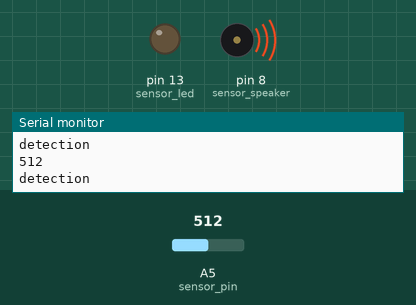
Recording of a sketch running on a simulated Arduino Uno, built with avr-gcc and run on an emulated ATmega328P. Parts: output pins drawn as LEDs (lit = HIGH), buzzer (waves = sounding, pin HIGH), the last lines printed to the serial monitor. Inputs (shaded band) come from the test bench; at power-on: A5 (sensor_pin) = 512.

Above: at 1.2 s.
1.3 s: A5 (sensor_pin) set to 56
2.8 s: A5 (sensor_pin) set to 45
At 3.9 s:
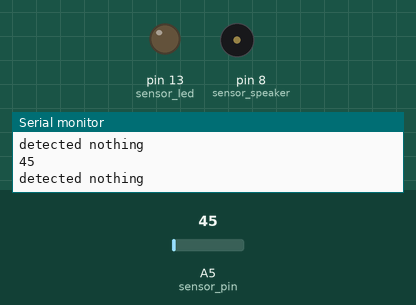
4.3 s: A5 (sensor_pin) set to 185
5.8 s: A5 (sensor_pin) set to 206
At 6.5 s:
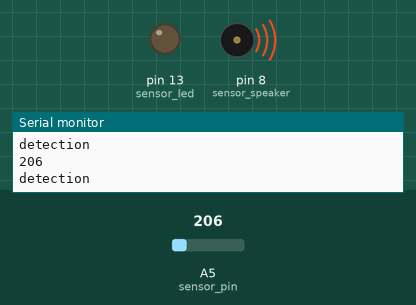
7.3 s: A5 (sensor_pin) set to 40
At 7.9 s:
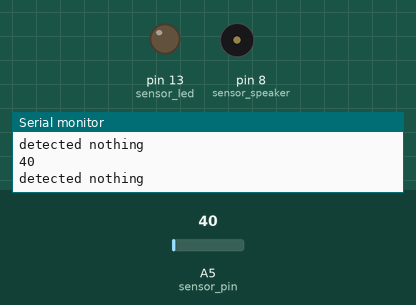
Timing chart, 0 to 9.8 s (numbered marks = the images above; inputs shaded):
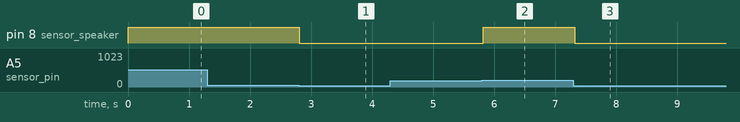

The sketch:

jacob_laserdetection.ino
```cpp
int sensor_detection = 0;
int sensor_pin = A5;
int sensor_led = 13;
int sensor_speaker = 8;

void setup() {
  // put your setup code here, to run once:
Serial.begin(9600);
Serial.println("detecting...");
pinMode(sensor_pin, INPUT);
pinMode(sensor_led, OUTPUT);
pinMode(sensor_speaker, OUTPUT);
}

void loop() {
  // put your main code here, to run repeatedly:
sensor_detection = analogRead(sensor_pin);
Serial.println(sensor_detection);
// range 200 to 496
if ((sensor_detection >= 200) and (sensor_detection <= 1023)){
  Serial.println("detection");
  digitalWrite(sensor_speaker, HIGH);
}
if ((sensor_detection <= 50)){
  Serial.println("detected nothing");
  digitalWrite(sensor_speaker, LOW);
}
delay(100);
}
```

Measured:
- the behaviour switches between 51 and 50 on A5 (sensor_pin) (found by bisection; images 0 and 1)
- the behaviour switches between 199 and 200 on A5 (sensor_pin) (found by bisection; images 1 and 2)
- after the input at 2.8 s, pin 8 (sensor_speaker): HIGH → LOW at once
- after the input at 5.8 s, pin 8 (sensor_speaker): LOW → HIGH at once
- after the input at 7.3 s, pin 8 (sensor_speaker): HIGH → LOW at once
